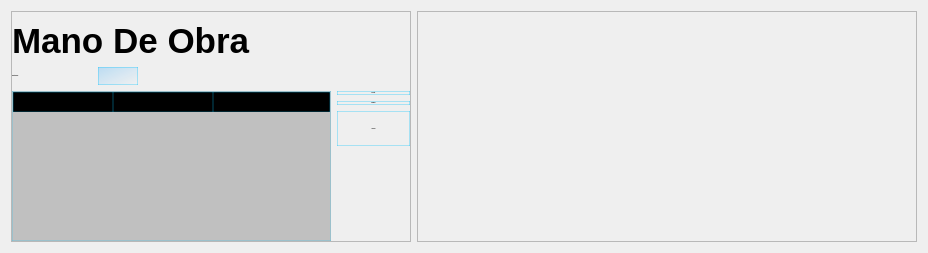
                         <widget class="QWidget" name="MO">
                          <layout class="QHBoxLayout" name="horizontalLayout_18" stretch="0,0">
                           <item>
                            <widget class="QFrame" name="frame_28">
                             <property name="sizePolicy">
                              <sizepolicy hsizetype="Fixed" vsizetype="Expanding">
                               <horstretch>0</horstretch>
                               <verstretch>0</verstretch>
                              </sizepolicy>
                             </property>
                             <property name="minimumSize">
                              <size>
                               <width>400</width>
                               <height>0</height>
                              </size>
                             </property>
                             <property name="frameShape">
                              <enum>QFrame::StyledPanel</enum>
                             </property>
                             <property name="frameShadow">
                              <enum>QFrame::Raised</enum>
                             </property>
                             <layout class="QGridLayout" name="gridLayout_4">
                              <property name="leftMargin">
                               <number>0</number>
                              </property>
                              <property name="rightMargin">
                               <number>0</number>
                              </property>
                              <property name="bottomMargin">
                               <number>0</number>
                              </property>
                              <item row="4" column="3">
                               <widget class="QPushButton" name="pushButton_20">
                                <property name="minimumSize">
                                 <size>
                                  <width>0</width>
                                  <height>0</height>
                                 </size>
                                </property>
                                <property name="maximumSize">
                                 <size>
                                  <width>80</width>
                                  <height>35</height>
                                 </size>
                                </property>
                                <property name="font">
                                 <font>
                                  <family>SansSerif</family>
                                  <pointsize>-1</pointsize>
                                  <weight>75</weight>
                                  <bold>true</bold>
                                 </font>
                                </property>
                                <property name="styleSheet">
                                 <string notr="true">QPushButton:hover
{background-color: rgb(6, 194, 252, 50);
}

#pushButton_20  {border: 1px solid  rgb(6, 194, 252, 80)}</string>
                                </property>
                                <property name="text">
                                 <string>Calcular</string>
                                </property>
                                <property name="icon">
                                 <iconset>
                                  <normaloff>:/icons/icons/039-shuffle.svg</normaloff>:/icons/icons/039-shuffle.svg</iconset>
                                </property>
                               </widget>
                              </item>
                              <item row="2" column="0" rowspan="4" colspan="3">
                               <widget class="QTableWidget" name="tableWidget_2">
                                <property name="sizePolicy">
                                 <sizepolicy hsizetype="Expanding" vsizetype="Expanding">
                                  <horstretch>0</horstretch>
                                  <verstretch>0</verstretch>
                                 </sizepolicy>
                                </property>
                                <property name="minimumSize">
                                 <size>
                                  <width>319</width>
                                  <height>150</height>
                                 </size>
                                </property>
                                <property name="maximumSize">
                                 <size>
                                  <width>310</width>
                                  <height>500</height>
                                 </size>
                                </property>
                                <property name="styleSheet">
                                 <string notr="true">#tableWidget_2{background-color:qlineargradient(spread:pad, x1:0, y1:0, x2:1, y2:0, stop:0.0340909 rgba(0, 0, 0, 50), stop:1 rgba(0, 0, 0, 50));
border: 1px solid  rgb(6, 194, 252, 50);
gridline-color: rgb(6, 194, 252, 50);
}


QHeaderView::section{background-color: rgb(0, 0, 0);
border: 1px solid  rgb(6, 194, 252, 50);
}




QTableWidget{
background-color: rgb(0, 0, 0);
border: 1px solid rgb(6, 194, 252, 50) 

}

QScrollBar:vertical{border:none;
background-color:qlineargradient(spread:pad, x1:0, y1:0, x2:1, y2:0, stop:0.0340909 rgba(0, 0, 0, 100), stop:1 rgba(0, 0, 0, 100))}


QScrollBar:horizontal{
border:none;
background-color:qlineargradient(spread:pad, x1:0, y1:0, x2:1, y2:0, stop:0.0340909 rgba(0, 0, 0, 100), stop:1 rgba(0, 0, 0, 100))}

QTableWidget QTableCornerButton::section{
background-color:rgb(0, 0, 0);}

</string>
                                </property>
                                <property name="lineWidth">
                                 <number>3</number>
                                </property>
                                <property name="verticalScrollBarPolicy">
                                 <enum>Qt::ScrollBarAsNeeded</enum>
                                </property>
                                <property name="horizontalScrollBarPolicy">
                                 <enum>Qt::ScrollBarAsNeeded</enum>
                                </property>
                                <property name="sizeAdjustPolicy">
                                 <enum>QAbstractScrollArea::AdjustToContents</enum>
                                </property>
                                <property name="autoScroll">
                                 <bool>false</bool>
                                </property>
                                <property name="autoScrollMargin">
                                 <number>0</number>
                                </property>
                                <property name="verticalScrollMode">
                                 <enum>QAbstractItemView::ScrollPerItem</enum>
                                </property>
                                <property name="showGrid">
                                 <bool>true</bool>
                                </property>
                                <property name="sortingEnabled">
                                 <bool>false</bool>
                                </property>
                                <property name="wordWrap">
                                 <bool>true</bool>
                                </property>
                                <property name="cornerButtonEnabled">
                                 <bool>true</bool>
                                </property>
                                <property name="rowCount">
                                 <number>0</number>
                                </property>
                                <attribute name="horizontalHeaderCascadingSectionResizes">
                                 <bool>false</bool>
                                </attribute>
                                <attribute name="horizontalHeaderShowSortIndicator" stdset="0">
                                 <bool>false</bool>
                                </attribute>
                                <attribute name="horizontalHeaderStretchLastSection">
                                 <bool>true</bool>
                                </attribute>
                                <column>
                                 <property name="text">
                                  <string>Puesto</string>
                                 </property>
                                </column>
                                <column>
                                 <property name="text">
                                  <string>Cantidad</string>
                                 </property>
                                </column>
                                <column>
                                 <property name="text">
                                  <string>Salario</string>
                                 </property>
                                </column>
                               </widget>
                              </item>
                              <item row="1" column="1">
                               <widget class="QLineEdit" name="lineEdit_2">
                                <property name="maximumSize">
                                 <size>
                                  <width>40</width>
                                  <height>16777215</height>
                                 </size>
                                </property>
                                <property name="styleSheet">
                                 <string notr="true">

#lineEdit_2  {border: 1px solid  rgb(6, 194, 252,80);
background-color: qlineargradient(spread:pad, x1:0, y1:0, x2:1, y2:1, stop:0 rgba(0, 151, 255, 55), stop:1 rgba(255, 255, 255, 30))
}

</string>
                                </property>
                               </widget>
                              </item>
                              <item row="1" column="0">
                               <widget class="QLabel" name="label_11">
                                <property name="minimumSize">
                                 <size>
                                  <width>80</width>
                                  <height>0</height>
                                 </size>
                                </property>
                                <property name="maximumSize">
                                 <size>
                                  <width>80</width>
                                  <height>16777215</height>
                                 </size>
                                </property>
                                <property name="font">
                                 <font>
                                  <family>SansSerif</family>
                                  <pointsize>-1</pointsize>
                                  <weight>75</weight>
                                  <bold>true</bold>
                                 </font>
                                </property>
                                <property name="text">
                                 <string>Prestaciones:</string>
                                </property>
                               </widget>
                              </item>
                              <item row="0" column="0" colspan="3">
                               <widget class="QLabel" name="label_12">
                                <property name="font">
                                 <font>
                                  <family>SansSerif</family>
                                  <pointsize>-1</pointsize>
                                  <weight>75</weight>
                                  <bold>true</bold>
                                 </font>
                                </property>
                                <property name="styleSheet">
                                 <string notr="true">#label_12{font-size:35px}</string>
                                </property>
                                <property name="text">
                                 <string>Mano De Obra</string>
                                </property>
                               </widget>
                              </item>
                              <item row="3" column="3">
                               <widget class="QPushButton" name="pushButton_21">
                                <property name="font">
                                 <font>
                                  <family>SansSerif</family>
                                  <pointsize>-1</pointsize>
                                  <weight>75</weight>
                                  <bold>true</bold>
                                 </font>
                                </property>
                                <property name="styleSheet">
                                 <string notr="true">QPushButton:hover
{background-color: rgb(6, 194, 252, 50);
}

#pushButton_21  {border: 1px solid  rgb(6, 194, 252, 80)}</string>
                                </property>
                                <property name="text">
                                 <string>Eliminar</string>
                                </property>
                               </widget>
                              </item>
                              <item row="2" column="3">
                               <widget class="QPushButton" name="pushButton_22">
                                <property name="font">
                                 <font>
                                  <family>SansSerif</family>
                                  <pointsize>-1</pointsize>
                                  <weight>75</weight>
                                  <bold>true</bold>
                                 </font>
                                </property>
                                <property name="styleSheet">
                                 <string notr="true">QPushButton:hover
{background-color: rgb(6, 194, 252, 50);
}
#pushButton_22  {border: 1px solid  rgb(6, 194, 252, 80)}</string>
                                </property>
                                <property name="text">
                                 <string>Insertar</string>
                                </property>
                               </widget>
                              </item>
                             </layout>
                            </widget>
                           </item>
                           <item>
                            <widget class="QFrame" name="frame_31">
                             <property name="sizePolicy">
                              <sizepolicy hsizetype="Expanding" vsizetype="Expanding">
                               <horstretch>0</horstretch>
                               <verstretch>0</verstretch>
                              </sizepolicy>
                             </property>
                             <property name="minimumSize">
                              <size>
                               <width>500</width>
                               <height>0</height>
                              </size>
                             </property>
                             <property name="maximumSize">
                              <size>
                               <width>500</width>
                               <height>16777215</height>
                              </size>
                             </property>
                             <property name="styleSheet">
                              <string notr="true"/>
                             </property>
                             <property name="frameShape">
                              <enum>QFrame::StyledPanel</enum>
                             </property>
                             <property name="frameShadow">
                              <enum>QFrame::Raised</enum>
                             </property>
                             <layout class="QVBoxLayout" name="verticalLayout_18"/>
                            </widget>
                           </item>
                          </layout>
                         </widget>
